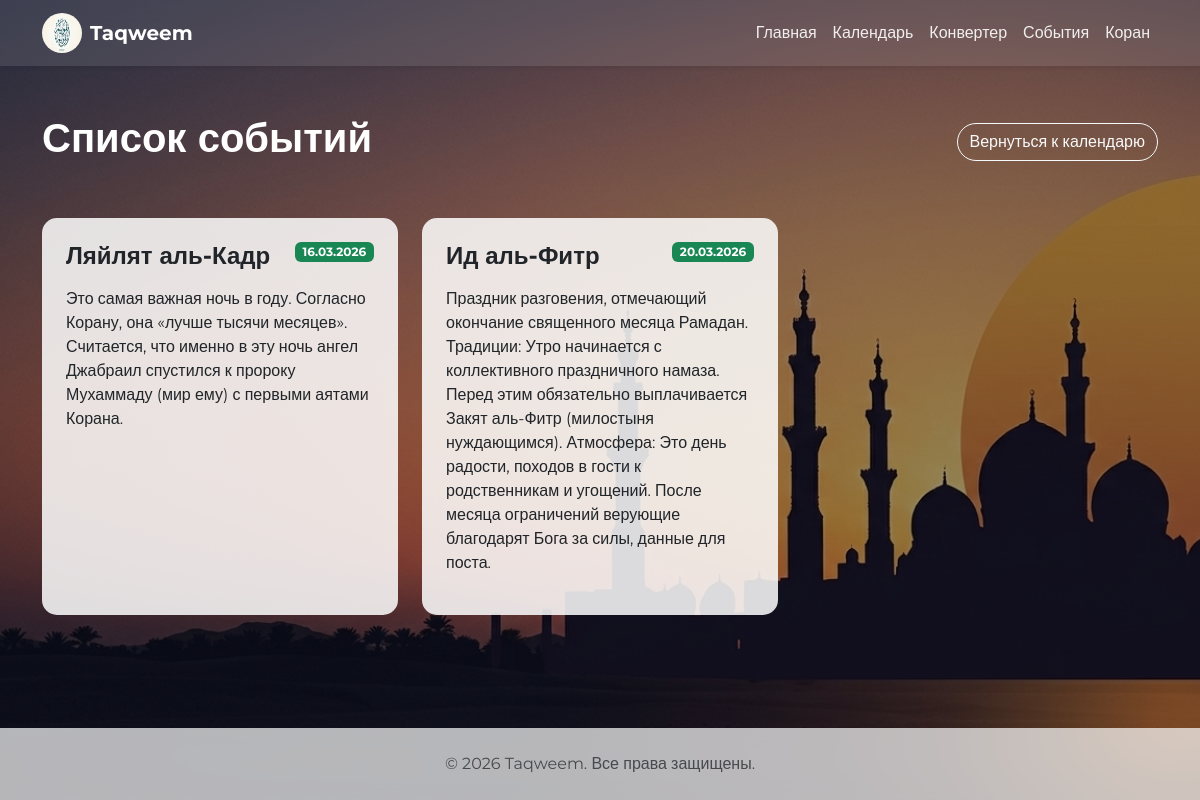
/events/, run on an earlier commit of the app's database.
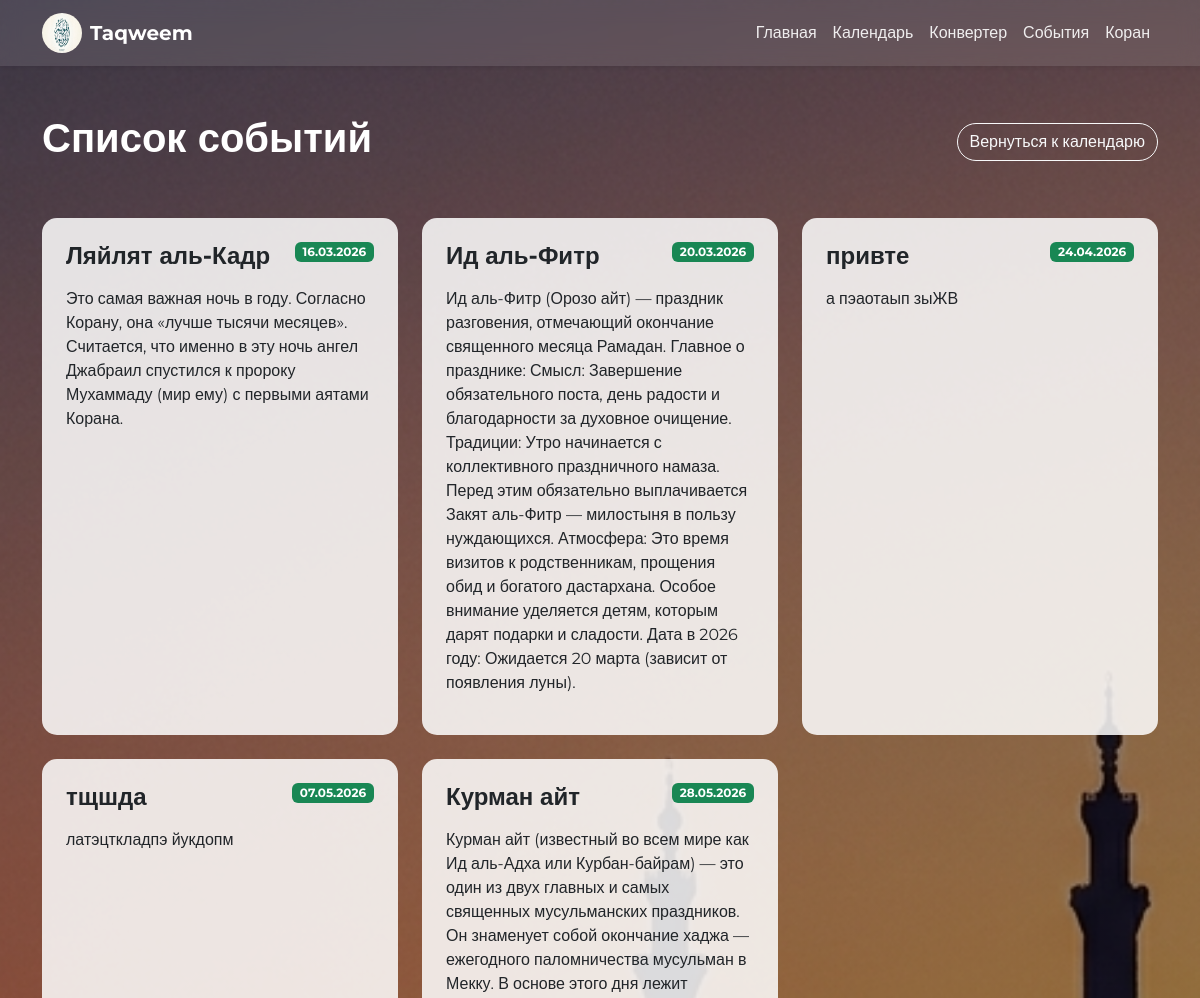
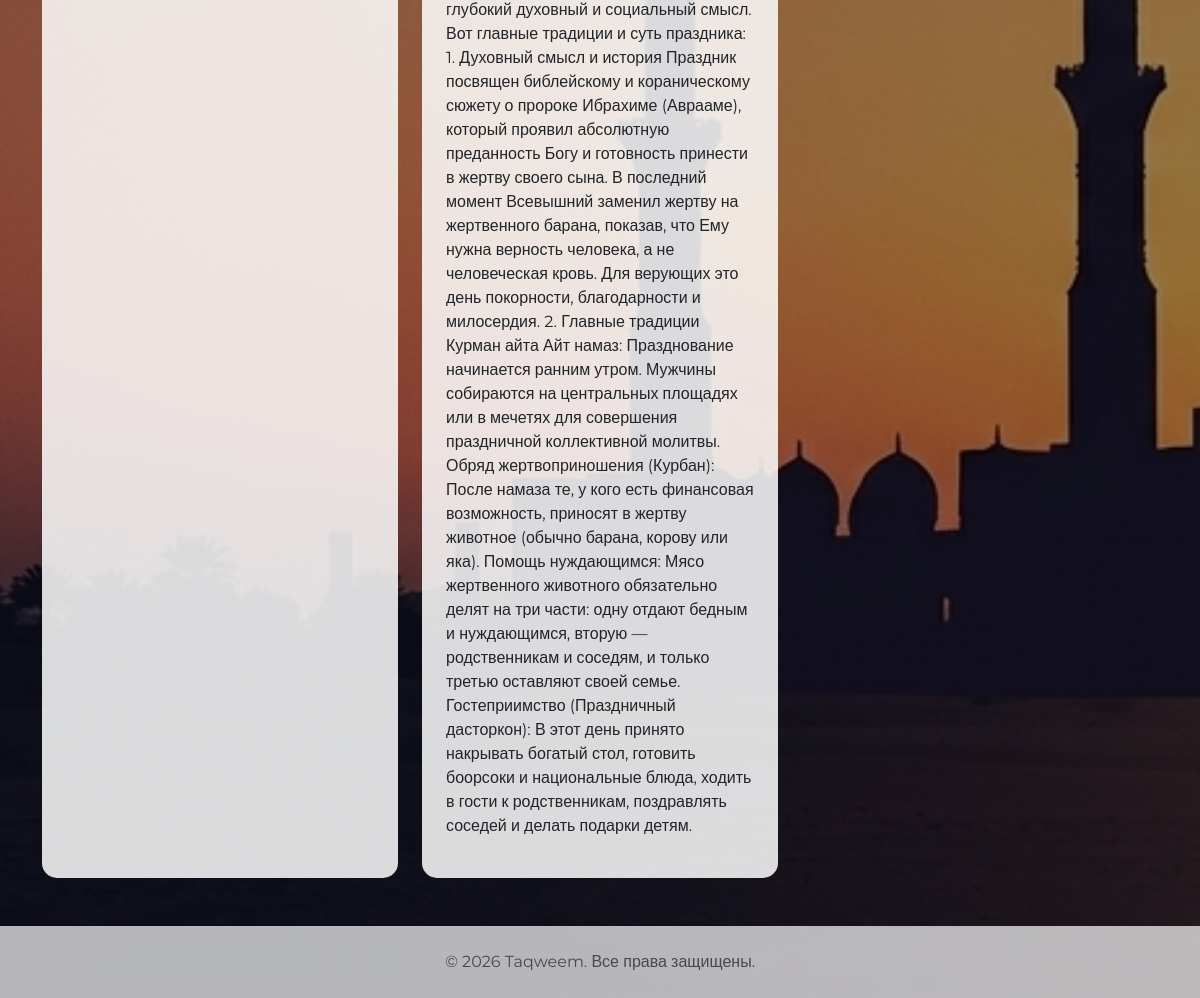
And on a later commit of the database (2 pictures, top to bottom).
### apps/pages/models.py (models this page shows, shortened)
class Event(models.Model):
    EVENT_TYPES = [
        ('holiday', 'Праздник'),
        ('fast', 'Пост'),
        ('memorial', 'Памятная дата')
    ]
    name = models.CharField(max_length=100)
    slug = models.SlugField(unique=True, blank=True)
    description = models.TextField(blank=True)
    type = models.CharField(max_length=20, choices=EVENT_TYPES, default='memorial')
    day_hijri = models.PositiveSmallIntegerField(default=1)
    month_hijri = models.PositiveSmallIntegerField(default=1)
    gregorian_date = models.DateField()

### apps/events/views.py (the view)
# urls.py: path('', views.events_list, name='events'),
def events_list(request):
    events = Event.objects.all().order_by('gregorian_date')
    now = datetime.now()
    backgrounds = ['images/bg1.png', 'images/bg2.png', 'images/bg3.png']
    background = backgrounds[(now.hour // 3) % len(backgrounds)]
    context = {
        'events': events,
        "background": background,
    }
    return render(request, 'events.html', context)

### templates/events.html (shortened to what this page needs)
{% extends 'base.html' %}
{% load static %}
{% block extra_css %}
<link rel="stylesheet" href="{% static 'css/calendar.css' %}">
{% endblock %}
{% block content %}
<div class="container py-5">
    <div class="d-flex justify-content-between align-items-center mb-5">
        <h1 class="text-white fw-bold">Список событий</h1>
        <a href="{% url 'hijri_calendar' %}" class="btn btn-outline-light rounded-pill">Вернуться к календарю</a>
    </div>
    <div class="row g-4">
        {% for event in events %}
        <div class="col-md-6 col-lg-4">
            <div class="card event-card h-100 rounded-4">
                <div class="card-body p-4">
                    <div class="d-flex justify-content-between align-items-start mb-3">
                        <h4 class="fw-bold mb-0">{{ event.name }}</h4>
                        <span class="badge bg-success">{{ event.gregorian_date|date:"d.m.Y" }}</span>
                    </div>
                    <p>{{ event.description|default:"Описание отсутствует" }}</p>
                </div>
            </div>
        </div>
        {% empty %}
        <div class="col-12 text-center py-5">
            <h3 class="text-white opacity-50">Событий пока нет...</h3>
        </div>
        {% endfor %}
    </div>
</div>
{% endblock %}

### templates/base.html (shortened to what this page needs)
{% load static %}
<!DOCTYPE html>
<html lang="ru">
<head>
    <link href="https://cdn.jsdelivr.net/npm/bootstrap@5.3.3/dist/css/bootstrap.min.css" rel="stylesheet">
    <link href="{% static 'css/index.css' %}" rel="stylesheet">
    {% block extra_css %}{% endblock %}
</head>
<body class="main-bg">
    <nav class="navbar navbar-expand-lg navbar-light glass-effect shadow-sm sticky-top">
        <div class="container">
            <a class="navbar-brand d-flex align-items-center" href="{% url 'home' %}">
                <img src="{% static 'images/logo.png' %}" alt="Logo" class="rounded-circle me-2" width="40" height="40">
                <span class="fw-bold text-dark">Taqweem</span>
            </a>
            <div class="collapse navbar-collapse" id="navbarNav">
                <ul class="navbar-nav ms-auto text-center">
                    <li class="nav-item"><a class="nav-link" href="{% url 'home' %}">Главная</a></li>
                    <li class="nav-item"><a class="nav-link" href="{% url 'hijri_calendar' %}">Календарь</a></li>
                    <li class="nav-item"><a class="nav-link" href="{% url 'converter' %}">Конвертер</a></li>
                    <li class="nav-item"><a class="nav-link" href="{% url 'events' %}">События</a></li>
                    <li class="nav-item"><a class="nav-link" href="/quran/">Коран</a></li>
                </ul>
            </div>
        </div>
    </nav>
    <main class="flex-grow-1">
        {% block content %}{% endblock %}
    </main>
    <footer class="glass-effect py-4 mt-auto">
        <div class="container text-center">
            <p class="mb-0 text-dark opacity-75">© 2026 Taqweem. Все права защищены.</p>
        </div>
    </footer>
</body>
</html>

### static/css/index.css (style rules this page uses)
body { background-attachment: fixed !important; background-size: cover !important; background-position: center !important; min-height: 100vh; display: flex; flex-direction: column; font-family: 'Montserrat', sans-serif; }
.glass-effect { background: rgba(255, 255, 255, 0.7) !important; backdrop-filter: blur(10px); -webkit-backdrop-filter: blur(10px); border: 1px solid rgba(255, 255, 255, 0.3); }
.card { background: rgba(255, 255, 255, 0.85) !important; border: none !important; border-radius: 15px !important; transition: transform 0.3s ease; }

### static/css/calendar.css (style rules this page uses)
.navbar-nav .nav-link { color: white !important; opacity: 0.9; }
.navbar-brand span { color: white !important; }

What changed in the data, as far as the page shows it:
changed Event "Ид аль-Фитр": description "Праздник разговения, отмечающий окончание священного месяца Рамадан. Традиции: Утро начинается с коллективного праздничного намаза. Перед этим обязательно выплачивается Закят аль-Фитр (милостыня нуждающимся). Атмосфера: Это день радости, походов в гости к родственникам и угощений. После месяца ограничений верующие благодарят Бога за силы, данные для поста." → "Ид аль-Фитр (Орозо айт) — праздник разговения, отмечающий окончание священного месяца Рамадан. Главное о празднике: Смысл: Завершение обязательного поста, день радости и благодарности за духовное очищение. Традиции: Утро начинается с коллективного праздничного намаза. Перед этим обязательно выплачивается Закят аль-Фитр — милостыня в пользу нуждающихся. Атмосфера: Это время визитов к родственникам, прощения обид и богатого дастархана. Особое внимание уделяется детям, которым дарят подарки и сладости. Дата в 2026 году: Ожидается 20 марта (зависит от появления луны)."
added Event: name "привте", gregorian_date "24.04.2026", description "а пэаотаып зыЖВ"
added Event: name "тщшда", gregorian_date "07.05.2026", description "латэцткладпэ йукдопм"
added Event: name "Курман айт", gregorian_date "28.05.2026", description "Курман айт (известный во всем мире как Ид аль-Адха или Курбан-байрам) — это один из двух главных и самых священных мусульманских праздников. Он знаменует собой окончание хаджа — ежегодного паломничества мусульман в Мекку. В основе этого дня лежит глубокий духовный и социальный смысл. Вот главные традиции и суть праздника: 1. Духовный смысл и история Праздник посвящен библейскому и кораническому сюжету о пророке Ибрахиме (Аврааме), который проявил абсолютную преданность Богу и готовность принести в жертву своего сына. В последний момент Всевышний заменил жертву на жертвенного барана, показав, что Ему нужна верность человека, а не человеческая кровь. Для верующих это день покорности,…"
